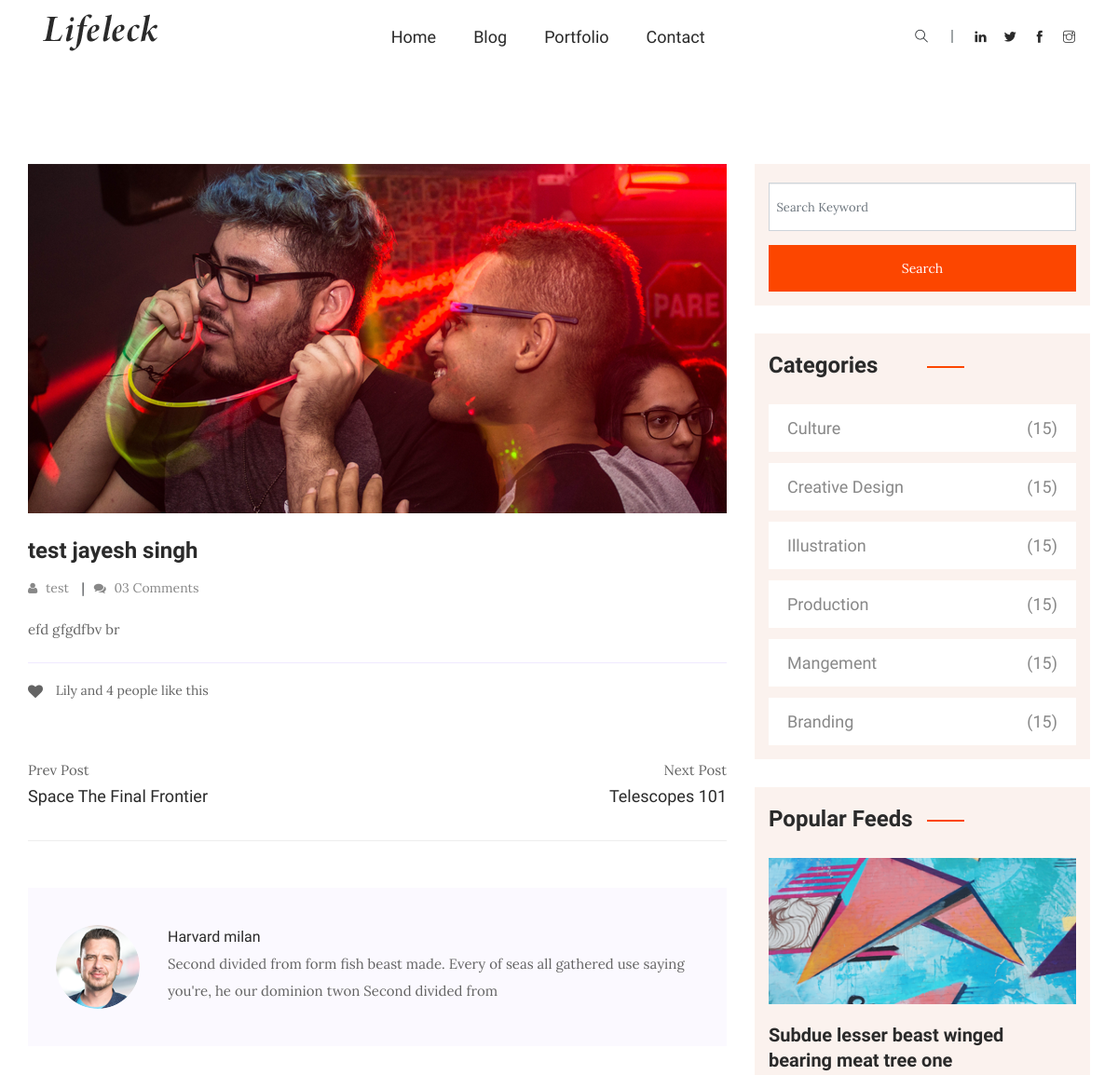
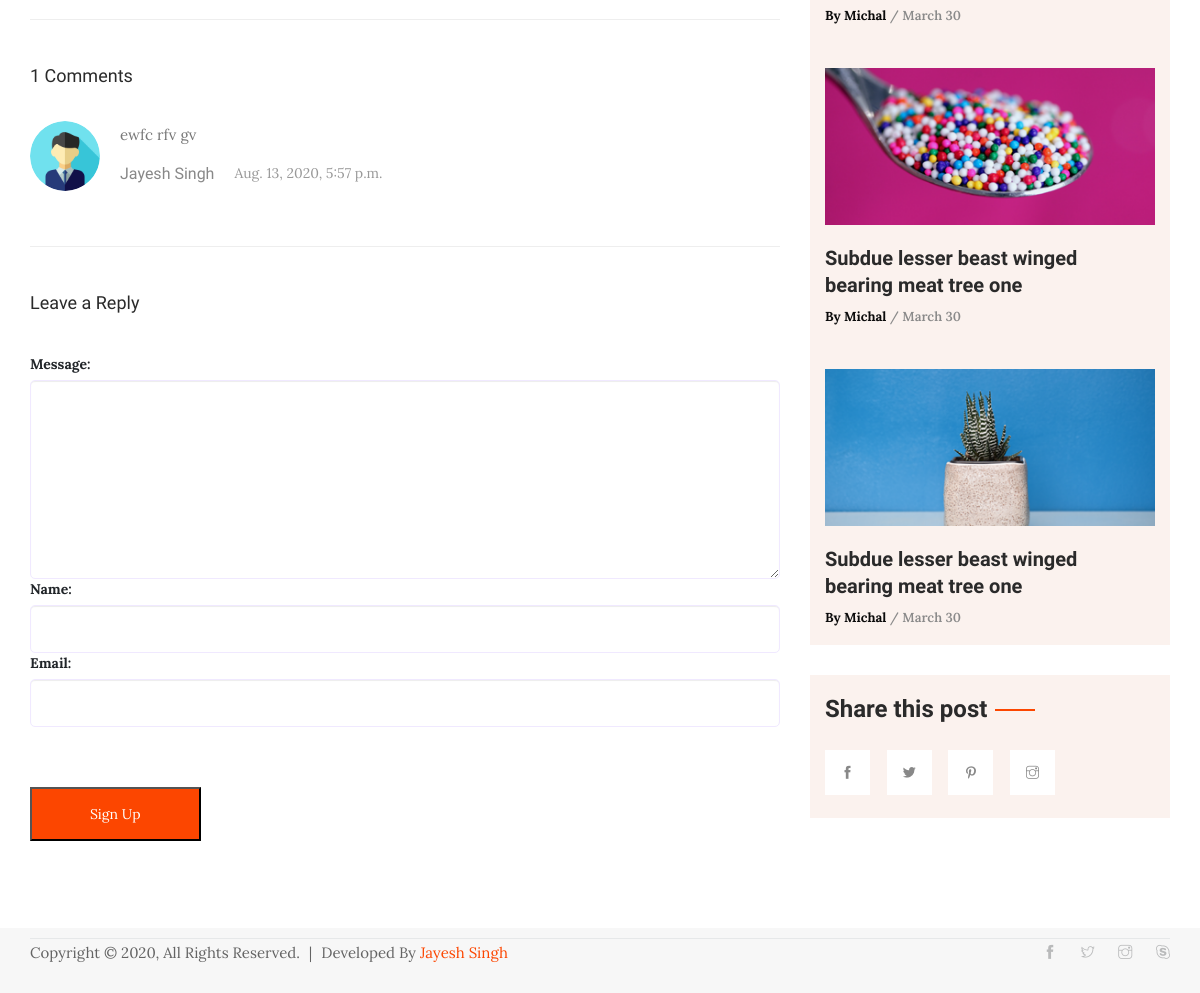
The page /blog/test-jayesh-singh on the database its author committed (2 pictures, top to bottom).
### blog/models.py (models this page shows)
class Blog(models.Model):
    title = models.CharField(
        unique=True,
        max_length=255,
        help_text="Enter Title",
        blank=False
    )
    content = models.TextField(verbose_name="Content", max_length=5000)
    parsed_content = models.TextField(max_length=5000, blank=True, null=True)
    tags = models.CharField(max_length=255, help_text="Enter comma seperated String", null=True)
    highlights = models.TextField(max_length=255, help_text="Enter Phrase to be highlighted in Blog Post", null=True)
    category = models.ForeignKey(to=Category, blank=True, on_delete=models.CASCADE)
    slug = models.SlugField(max_length=100, blank=True, null=True)
    image = models.ImageField(
        blank=True,
        help_text="Use Image for Im-powring your Blog"
    )
    priority = models.IntegerField(max_length=10, default=1)
    similar_post = models.ManyToManyField('self',null=True,blank=True)
    creation_time = models.DateTimeField(auto_now_add=True, editable=False)
    last_modified = models.DateTimeField(auto_now=True, editable=False)
    def __str__(self):
        return self.title

class Comments(models.Model):
    message = models.TextField(max_length=160)
    name = models.CharField(max_length=40)
    email = models.EmailField(max_length=45)
    creation_time = models.DateTimeField(auto_now_add=True, editable=False)
    blog = models.ForeignKey(Blog, on_delete=models.CASCADE)

### category/models.py (models this page shows)
class Category(models.Model):
    name = models.CharField(max_length=255)
    description = models.TextField(max_length=500)
    def __str__(self):
        return self.name

### blog/views.py (the view)
# urls.py: path('<slug:slug_text>', view.show_blog, name="show_blog")
def show_blog(request, slug_text):
    blog = Blog.objects.filter(slug=slug_text)
    if blog.exists():
        blog = blog.first()
        comments = Comments.objects.filter(blog=blog)
        print(comments)
    else:
        return HttpResponse("<h1>Page Not Found</h1>")
    print("debug 1", blog)
    if request.method == "POST":
        form = CommentsForm(request.POST)
        if form.is_valid():
            user = form.save(commit=False)
            user.blog = blog
            user.save()
            print(user)
            return redirect(f"/blog/{slug_text}")
        else:
            print(form.errors)
    else:
        form = CommentsForm()
    context = {
        "blog": blog,
        "form": form,
        "comments": comments
    }
    return render(request, "single-blog.html", context)

### blog/forms.py
class CommentsForm(ModelForm):
     class Meta:
        model = Comments
        fields = ['message', 'name', 'email']
        widgets = {
            'message': forms.Textarea(attrs={'class': 'form-control w-100', "cols":"30", "rows":"9"}),
            'name': forms.TextInput(attrs={'class': 'form-control'}),
            'email': forms.TextInput(attrs={'class': 'form-control'})
        }

### blog/templates/single-blog.html (shortened to what this page needs)
{% extends 'base.html' %}
{% block extrahead %}
{% load static %}
{% endblock %}
{% block content %}
   <section class="blog_area single-post-area all_post section_padding">
      <div class="container">
         <div class="row">
            <div class="col-lg-8 posts-list">
               <div class="single-post">
                  <div class="feature-img">
                     <img class="img-fluid" src="img/blog/single_blog_1.png" alt="">
                  </div>
                  <div class="blog_details">
                     <h2>{{ blog.title }}
                     </h2>
                     <ul class="blog-info-link mt-3 mb-4">
                        <li><a href="#"><i class="fa fa-user"></i> {{ blog.category }}                        </a></li>
                        <li><a href="#"><i class="fa fa-comments"></i> 03 Comments</a></li>
                     </ul>
                     <p>
                        {{ blog.parsed_content |safe }}
                     </p>
                  </div>
               </div>
               <div class="navigation-top">
                  <div class="d-sm-flex justify-content-between text-center">
                     <p class="like-info"><span class="align-middle"><i class="fa fa-heart"></i></span> Lily and 4
                        people like this</p>
                     <div class="col-sm-4 text-center my-2 my-sm-0">
                     </div>
                     <ul class="social-icons">
                        <li><a href="#"><i class="fab fa-facebook-f"></i></a></li>
                        <li><a href="#"><i class="fab fa-twitter"></i></a></li>
                        <li><a href="#"><i class="fab fa-dribbble"></i></a></li>
                        <li><a href="#"><i class="fab fa-behance"></i></a></li>
                     </ul>
                  </div>
                  <div class="navigation-area">
                     <div class="row">
                        <div
                           class="col-lg-6 col-md-6 col-12 nav-left flex-row d-flex justify-content-start align-items-center">
                           <div class="detials">
                              <p>Prev Post</p>
                              <a href="#">
                                 <h4>Space The Final Frontier</h4>
                              </a>
                           </div>
                        </div>
                        <div
                           class="col-lg-6 col-md-6 col-12 nav-right flex-row d-flex justify-content-end align-items-center">
                           <div class="detials">
                              <p>Next Post</p>
                              <a href="#">
                                 <h4>Telescopes 101</h4>
                              </a>
                           </div>
                        </div>
                     </div>
                  </div>
               </div>
               <div class="blog-author">
                  <div class="media align-items-center">
                     <img src="img/blog/author.png" alt="">
                     <div class="media-body">
                        <a href="#">
                           <h4>Harvard milan</h4>
                        </a>
                        <p>Second divided from form fish beast made. Every of seas all gathered use saying you're, he
                           our dominion twon Second divided from</p>
                     </div>
                  </div>
               </div>
               {% if comments.count > 0 %}
                  <div class="comments-area">
                     <h4>{{ comments.count }} Comments</h4>
                     {% for comment in comments %}
                     <div class="comment-list">
                        <div class="single-comment justify-content-between d-flex">
                           <div class="user justify-content-between d-flex">
                              <div class="thumb">
                                 <img src="{% static 'img/comment/user_profile.png' %}" alt="">
                              </div>
                              <div class="desc">
                                 <p class="comment">
                                    {{ comment.message }}
                                 </p>
                                 <div class="d-flex justify-content-between">
                                    <div class="d-flex align-items-center">
                                       <h5>
                                          <a href="#">{{ comment.name }}</a>
                                       </h5>
                                       <p class="date">{{ comment.creation_time }} </p>
                                    </div>
                                 </div>
                              </div>
                           </div>
                        </div>
                     </div>
                     {% endfor %}
                  </div>
               {% endif %}
               <div class="comment-form">
                  <h4>Leave a Reply</h4>
                  <form class="form-contact comment_form" action="#" id="commentForm" method="POST">
                     {% for field in form %}
                        {{ field.label_tag }}<br>
                        {{ field }}
                     {% endfor %}
                     <div class="load_btn">
                        <button type="submit" class="btn_1">Sign up</button>
                     </div>
                  </form>
               </div>
            </div>
            <div class="col-lg-4">
                  <div class="sidebar_widget">
                        <div class="single_sidebar_wiget search_form_widget">
                              <form action="#">
                              <div class="form-group">
                                    <input type="text" class="form-control" placeholder='Search Keyword'
                                          onfocus="this.placeholder = ''" onblur="this.placeholder = 'Search Keyword'">
                                    <div class="btn_1">search</div>
                              </div>
                              </form>
                        </div>
                        <div class="single_sidebar_wiget">
                              <div class="sidebar_tittle">
                              <h3>Categories</h3>
                              </div>
                              <div class="single_catagory_item category">
                              <ul class="list-unstyled">
                                    <li><a href="single-blog.html">Culture</a> <span>(15)</span> </li>
                                    <li><a href="single-blog.html">Creative Design</a> <span>(15)</span> </li>
                                    <li><a href="single-blog.html">Illustration</a> <span>(15)</span> </li>
                                    <li><a href="single-blog.html">Production</a> <span>(15)</span> </li>
                                    <li><a href="single-blog.html">Mangement</a> <span>(15)</span> </li>
                                    <li><a href="single-blog.html">Branding</a> <span>(15)</span> </li>
                              </ul>
                              </div>
                        </div>
                        <div class="single_sidebar_wiget">
                              <div class="sidebar_tittle">
                              <h3>Popular Feeds</h3>
                              </div>
                              <div class="single_catagory_post post_2 ">
                              <div class="category_post_img">
                                    <img src="img/sidebar/sidebar_1.png" alt="">
                              </div>
                              <div class="post_text_1 pr_30">
                                    <a href="single-blog.html">
                                          <h3>Subdue lesser beast winged
                                          bearing meat tree one</h3>
                                    </a>
                                    <p><span> By Michal</span> / March 30</p>
                              </div>
                              </div>
                              <div class="single_catagory_post post_2 ">
                              <div class="category_post_img">
                                    <img src="img/sidebar/sidebar_2.png" alt="">
                              </div>
                              <div class="post_text_1 pr_30">
                                    <a href="single-blog.html">
                                          <h3>Subdue lesser beast winged
                                          bearing meat tree one</h3>
                                    </a>
                                    <p><span> By Michal</span> / March 30</p>
                              </div>
                              </div>
                              <div class="single_catagory_post post_2">
                              <div class="category_post_img">
                                    <img src="img/sidebar/sidebar_3.png" alt="">
                              </div>
                              <div class="post_text_1 pr_30">
                                    <a href="single-blog.html">
                                          <h3>Subdue lesser beast winged
                                          bearing meat tree one</h3>
                                    </a>
                                    <p><span> By Michal</span> / March 30</p>
                              </div>
                              </div>
                        </div>
                        <div class="single_sidebar_wiget">
                              <div class="sidebar_tittle">
                              <h3>Share this post</h3>
                              </div>
                              <div class="social_share_icon tags">
                              <ul class="list-unstyled">
                                    <li><a href="#"><i class="ti-facebook"></i></a></li>
                                    <li><a href="#"><i class="ti-twitter-alt"></i></a></li>
                                    <li><a href="#"><i class="ti-pinterest"></i></a></li>
                                    <li><a href="#"><i class="ti-instagram"></i></a></li>
                              </ul>
                              </div>
                        </div>
                  </div>
            </div>
         </div>
      </div>
   </section>
{% endblock %}

### rows shown on the page
Blog: title "test jayesh singh", category "test", parsed_content "efd gfgdfbv br"
Comments: message "ewfc rfv gv", name "Jayesh Singh", creation_time "Aug. 13, 2020, 5:57 p.m."

### other values the page prints
{{ comments.count }} "1"
{{ field.label_tag }} "Message:" "Name:" "Email:"
